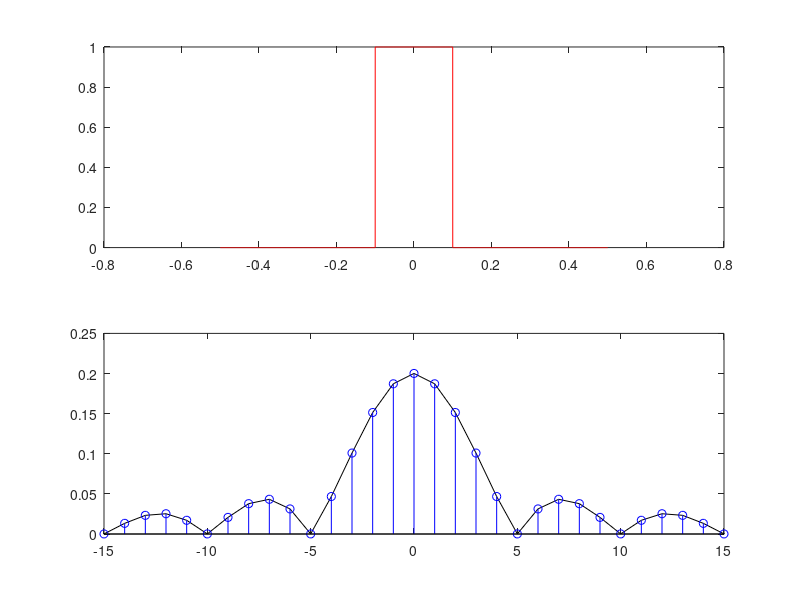

This chart was generated by the following MATLAB code:
clear all
close all

sr = 10000; %Sample Rate
pc = 1/sr;

durBig = 1; %sec
durSmall = 0.2; % durata della finestra
SmallOffSet = 0.4; % inizio della finestra 

dSS = floor(durSmall*sr); %duarata in campioni della finstra (dur Small Sample)
dSO = floor(SmallOffSet*sr); %OffSet in campioni della finestra

t = [-durBig/2:pc:(durBig/2)-pc]; %array tempo

% generazione della finestra y 
y = zeros(1, size(t, 2));
y(dSO:dSO+dSS) = 1;

winSize = floor(durBig*sr);
binSize = sr/winSize;

F = [-winSize/2:binSize:(winSize/2)-binSize];

% DFT della finestra
for k = 1:size(F, 2);
fa = F(k)*2*pi;
za = e.^(-i*fa*t);
ya = y.*za;
dft(k) = abs(sum(ya))/size(ya, 2);
end

subplot(2, 1, 1)
plot(t, y, 'r')
subplot(2, 1, 2)
plot(F, dft, 'k')
hold on
stem(F, dft, 'b')
axis([-15 15])
hold off
